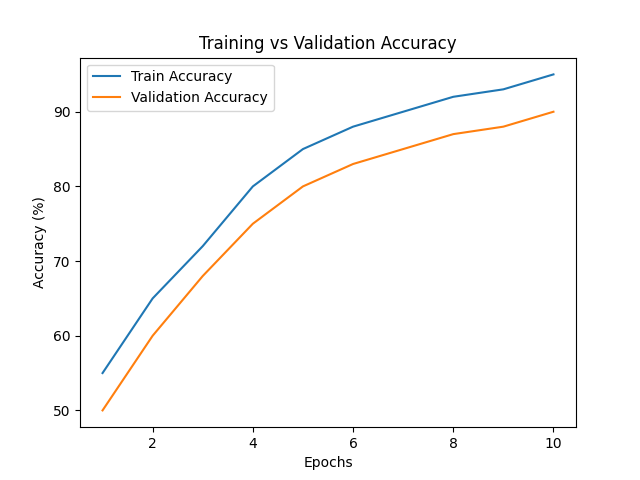

The script that saved this image:
import matplotlib.pyplot as plt

# Epochs
epochs = list(range(1, 11))

# Accuracy values
train_acc = [55, 65, 72, 80, 85, 88, 90, 92, 93, 95]
val_acc   = [50, 60, 68, 75, 80, 83, 85, 87, 88, 90]

# Plot graph
plt.figure()
plt.plot(epochs, train_acc, label='Train Accuracy')
plt.plot(epochs, val_acc, label='Validation Accuracy')

plt.title('Training vs Validation Accuracy')
plt.xlabel('Epochs')
plt.ylabel('Accuracy (%)')
plt.legend()

# Save graph
plt.savefig("accuracy_graph.png")

# Show graph
plt.show()
